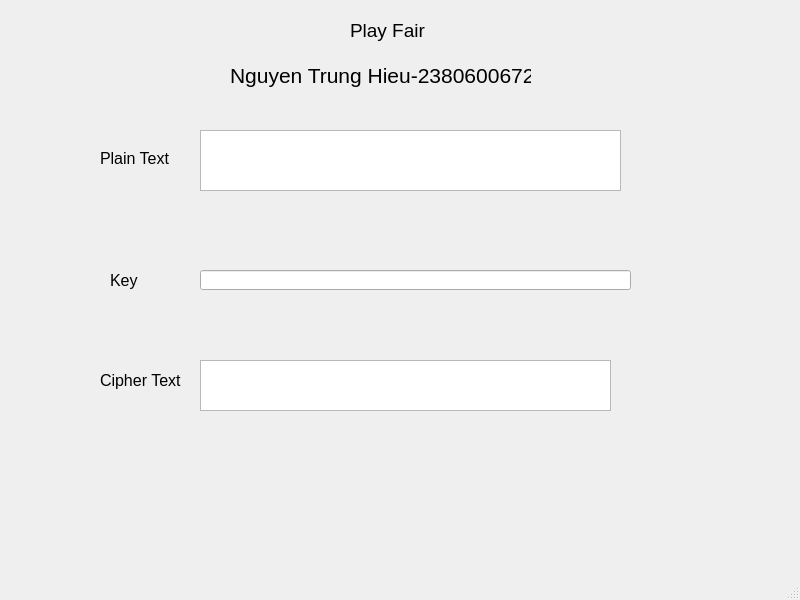
<?xml version="1.0" encoding="UTF-8"?>
<ui version="4.0">
 <class>MainWindow</class>
 <widget class="QMainWindow" name="MainWindow">
  <property name="geometry">
   <rect>
    <x>0</x>
    <y>0</y>
    <width>800</width>
    <height>600</height>
   </rect>
  </property>
  <property name="windowTitle">
   <string>MainWindow</string>
  </property>
  <widget class="QWidget" name="centralwidget">
   <widget class="QLabel" name="label">
    <property name="geometry">
     <rect>
      <x>350</x>
      <y>20</y>
      <width>91</width>
      <height>21</height>
     </rect>
    </property>
    <property name="font">
     <font>
      <pointsize>14</pointsize>
     </font>
    </property>
    <property name="text">
     <string>Play Fair</string>
    </property>
   </widget>
   <widget class="QTextEdit" name="txt_ciphertext">
    <property name="geometry">
     <rect>
      <x>200</x>
      <y>360</y>
      <width>411</width>
      <height>51</height>
     </rect>
    </property>
   </widget>
   <widget class="QLabel" name="label_4">
    <property name="geometry">
     <rect>
      <x>110</x>
      <y>270</y>
      <width>47</width>
      <height>21</height>
     </rect>
    </property>
    <property name="font">
     <font>
      <pointsize>12</pointsize>
     </font>
    </property>
    <property name="text">
     <string>Key</string>
    </property>
   </widget>
   <widget class="QTextEdit" name="txt_plaintext">
    <property name="geometry">
     <rect>
      <x>200</x>
      <y>130</y>
      <width>421</width>
      <height>61</height>
     </rect>
    </property>
   </widget>
   <widget class="QLabel" name="label_5">
    <property name="geometry">
     <rect>
      <x>100</x>
      <y>370</y>
      <width>91</width>
      <height>21</height>
     </rect>
    </property>
    <property name="font">
     <font>
      <pointsize>12</pointsize>
     </font>
    </property>
    <property name="text">
     <string>Cipher Text</string>
    </property>
   </widget>
   <widget class="QLabel" name="label_2">
    <property name="geometry">
     <rect>
      <x>230</x>
      <y>60</y>
      <width>301</width>
      <height>31</height>
     </rect>
    </property>
    <property name="font">
     <font>
      <pointsize>16</pointsize>
     </font>
    </property>
    <property name="text">
     <string>Nguyen Trung Hieu-2380600672</string>
    </property>
   </widget>
   <widget class="QLineEdit" name="txt_key">
    <property name="geometry">
     <rect>
      <x>200</x>
      <y>270</y>
      <width>431</width>
      <height>20</height>
     </rect>
    </property>
   </widget>
   <widget class="QLabel" name="label_3">
    <property name="geometry">
     <rect>
      <x>100</x>
      <y>150</y>
      <width>81</width>
      <height>16</height>
     </rect>
    </property>
    <property name="font">
     <font>
      <pointsize>12</pointsize>
     </font>
    </property>
    <property name="text">
     <string>Plain Text</string>
    </property>
   </widget>
  </widget>
  <widget class="QMenuBar" name="menubar">
   <property name="geometry">
    <rect>
     <x>0</x>
     <y>0</y>
     <width>800</width>
     <height>21</height>
    </rect>
   </property>
  </widget>
  <widget class="QStatusBar" name="statusbar"/>
 </widget>
 <resources/>
 <connections/>
</ui>
